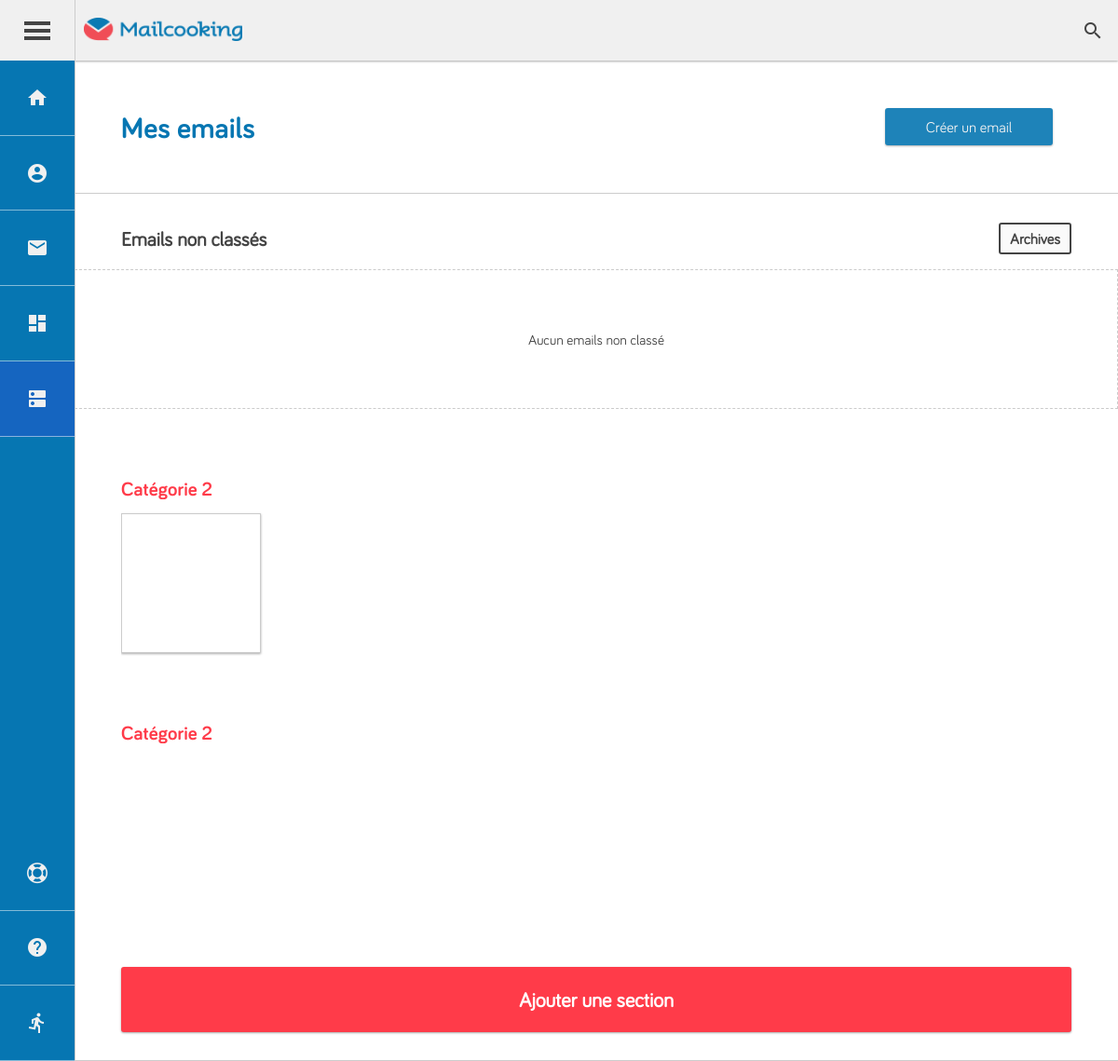
The app's page /?module=user&action=emails (signed in), older data.
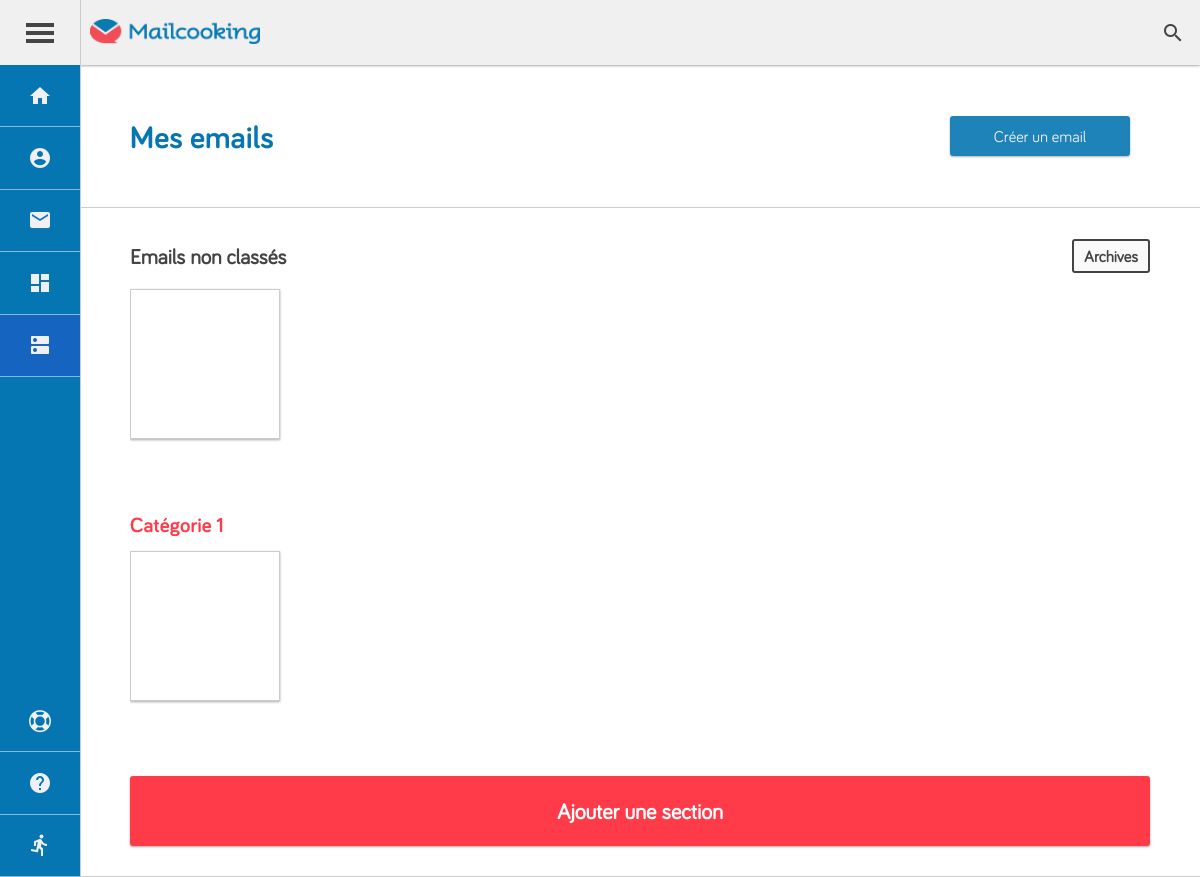
The same page, newer data.
### tables this page shows
CREATE TABLE `email_cat` (
  `cat_id` int(11) NOT NULL,
  `user_id` int(11) NOT NULL,
  `cat_name` varchar(100) NOT NULL
);

CREATE TABLE `mail_editor` (
  `id_mail` int(11) NOT NULL,
  `id_user` varchar(255) NOT NULL,
  `email_name` varchar(255) NOT NULL DEFAULT 'Sans Titre',
  `email_dom` longtext NOT NULL,
  `email_background` varchar(255) NOT NULL DEFAULT '#f0f0f0',
  `template_id` int(11) NOT NULL,
  `email_cat_id` int(11) DEFAULT NULL,
  `saved` tinyint(1) NOT NULL DEFAULT '0' COMMENT 'Statut de sauvegarde',
  `saved_by` varchar(200) DEFAULT NULL,
  `archive` tinyint(1) NOT NULL DEFAULT '0',
  `timestamp` timestamp NOT NULL DEFAULT CURRENT_TIMESTAMP
);

### core/coremodel.php (called while the page is built, shortened)
<?php
function selecttable($table, $options=array())
{
	global $connexion;
	try
	{
		$sql = 'SELECT * FROM ' . $table;
		if ((isset($options['wherecolumn'])) && (isset($options['wherevalue']))) {
			$sql .= ' WHERE ' . $options["wherecolumn"] . '="' . $options["wherevalue"] . '"';
		}
		if (isset($options['orderby'])) {
			$sql .= ' ORDER BY ' . $options["orderby"];
			if (isset($options["order"])) {
				$sql .= ' ' . $options["order"];
			}
		}
		$query = $connexion->query($sql);
		$data = $query->fetchAll();
		return $data;
	}
	catch (Exception $e)
	{
		die("Erreur SQL : " . $e->getMessage());
	}
}

### app/model/user/email/read_my_all_mails.php (called while the page is built, shortened)
<?php
	function read_my_all_mails($id, $archive)
	{
		global $connexion;
		try
		{
			$query = $connexion->prepare('SELECT *
											FROM mail_editor
												WHERE id_user=:id
												AND archive=:boul
												ORDER BY timestamp DESC');
			$query->bindParam(':id', $id, PDO::PARAM_INT);
			$query->bindParam(':boul', $archive, PDO::PARAM_INT);
			$query->execute();
			$email = $query->fetchAll();
			return $email;
		}
		catch (Exception $e)
		{
			die("Erreur SQL : " . $e->getMessage());
		}
	}

### app/view/user/emails.php (the view, shortened to what this page needs)
<?php
	include("app/view/layout/user/header.php");
?>
<div class="container container_emails">
	<div class="block full_block">
		<div class="pannel pannel_heading">
			<div class="row nowrap row-hori-between row-verti-center">
				<div>
					<h1>Mes emails</h1>
				</div>
				<div class="row row-verti-center nowrap">
					<button class="button_default button_primary">Créer un email</button>
				</div>
			</div>
		</div>
	</div>
	<div class="block full_block">
		<div class="pannel pannel_body" data-list-emails data-allow="0">
			<div class="col nowrap">
				<div class="pannel_title row row-hori-between row-verti-center">
					<h2>Emails non classés</h2>
					<a href="?module=user&action=archives">Archives</a>
				</div>
				<div class="pannel_body">
					<ul class="row row-verti-center nowrap emails_list">
						<?php $notempty = false; ?>
						<?php foreach ($emails as $email): ?>
							<?php if ($email["email_cat_id"] == NULL && $email["saved"] != 0) {
								$notempty = true;
								$timestamp = new DateTime($email['timestamp']);
								$emailDate = $timestamp->format('d-m-Y');
								$folder = ''.$email['id_mail'].'_'.$emailDate.'/';
								$src = $chemin.'emails/'.$folder;
							?>
								<li style="background: url('<?= $src; ?>thumbs.png');" class="email" data-email="<?= $email["id_mail"]; ?>">
								</li>
							<?php } ?>
						<?php endforeach ?>
						<?php if (!$notempty): ?>
							<div class="empty_list_emails"><p>Aucun emails non classé</p></div>
						<?php endif ?>
					</ul>
				</div>
			</div>
		</div>
		<?php foreach ($userCat as $key => $cat): ?>
		<div class="pannel pannel_body" data-list-emails data-section="<?= $cat['cat_id'] ;?>" data-allow="1">
			<div class="col nowrap">
				<div class="pannel_title row row-verti-center">
					<p>
						<span spellcheck="false" onpaste="return false" class="title_row"><?= $cat['cat_name']; ?></span>
					</p>
				</div>
				<div class="pannel_body">
					<ul class="row row-verti-center nowrap emails_list">
						<?php foreach ($emails as $email): ?>
							<?php if ($cat['cat_id'] == $email['email_cat_id'] && $email["saved"] != 0) {
								$timestamp = new DateTime($email['timestamp']);
								$emailDate = $timestamp->format('d-m-Y');
								$folder = ''.$email['id_mail'].'_'.$emailDate.'/';
								$src = $chemin.'emails/'.$folder;
							?>
								<li style="background: url('<?= $src; ?>thumbs.png');" class="email" data-email="<?= $email["id_mail"]; ?>">
								</li>
							<?php } ?>
						<?php endforeach ?>
					</ul>
				</div>
			</div>
		</div>
		<?php endforeach ?>
		<div class="pannel pannel_body" id="pannelAddSection">
			<div class="col nowrap">
				<div class="col col-verti-center col-hori-center nowrap add_section">
					<div class="flipper">
						<div id="newCatFlipper" class="flipper_front row row-hori-center row-verti-center">
							<p>Ajouter une section</p>
						</div>
						<div class="flipper_back row row-hori-center row-verti-center">
							<span id="closedFlipper"><i class="material-icons">close</i></span>
							<form method="post" action="" class="col col-verti-center">
								<input type="text" spellcheck="false" autocomplete="off" id="inputCatFlipper" placeholder="Nom de la section" />
								<button type="submit" id="saveCatFlipper" class="button_default">Ajouter</button>
							</form>
						</div>
					</div>
				</div>
			</div>
		</div>
	</div>
</div>
<?php
	include("app/view/layout/user/footer.php");
?>

### index.php (shortened to what this page needs)
<?php
	include_once("app/model/param.inc.php");
	include_once("core/coremodel.php");
	if (isset($_SESSION['user'])) {
		$sessionID = $_SESSION['user']['user_id'];
		$id_user = $_SESSION['user']["user_id"];
		$societe_user = mb_strtolower(substr($_SESSION['user']["societe"], 0, 3));
		$chemin = "client/".$id_user."_".$societe_user."/";
	}
	if (!isset($_GET['module'])) {
		$module = DEFAULT_MODULE;
	} else {
		$module = $_GET['module'];
	}
	if (!isset($_GET['action'])) {
		$action = DEFAULT_ACTION;
	} else {
		$action = $_GET['action'];
	}
	$url = "app/controller/" . $module . "/" . $action . ".php";
	if(file_exists($url)) {
		include_once("$url");
	}
	else {
		die("Page not found");
	}

### app/controller/user/emails.php (shortened to what this page needs)
<?php
	if (!empty($_POST)) {
		if (isset($_POST['idCategorie']) || isset($_POST['catName'])) {
			if (isset($_POST['idEmail'])) {
				if ($_POST['idCategorie'] == 'NULL') { $_POST['idCategorie'] = NULL; }
				include_once('app/model/user/email/update_cat_email.php');
				update_cat_email($_POST['idCategorie'], $_POST['idEmail'], $sessionID);
			}
			elseif (isset($_POST['titleCategorie'])) {
				include_once('app/model/user/categorie/update_cat.php');
				update_cat($_POST['idCategorie'], $_POST['titleCategorie'], $sessionID);
			}
			elseif (isset($_POST['catName'])) {
				include_once('app/model/user/categorie/new_cat.php');
				$catID = new_cat($_POST['catName'], $sessionID);
				echo $catID;
			}
			else {
				include_once('app/model/user/categorie/delete_cat.php');
				$emails = read_emails($_POST['idCategorie'], 0, $sessionID);
				$chemin = $chemin.'emails/';
				foreach ($emails as $email) {
					$timestamp = new DateTime($email['timestamp']);
					$emailDate = $timestamp->format('d-m-Y');
					$folder = ''.$email['id_mail'].'_'.$emailDate.'';
					if (count(glob($chemin.$folder."/*")) >= 1 ) {
						removeFiles(glob($chemin.$folder.'/*'));
					}
					if (file_exists($chemin.$folder)) {
						rmdir($chemin.$folder);
					}
					delete_email($email['id_mail'], 0, $sessionID);
				}
				delete_cat($_POST['idCategorie'], $sessionID);
			}
		}
		elseif (isset($_POST['idEmail'])) {
			include_once('app/model/user/email/duplicate.php');
			$emailDuplicated = getEmailInfo($_POST['idEmail'], $sessionID);
			if ($emailDuplicated) {
				$newID = new_email($emailDuplicated['id_user'], $emailDuplicated['email_name'], $emailDuplicated['email_dom'], $emailDuplicated['email_background'], $emailDuplicated['template_id'], $emailDuplicated['email_cat_id'], 1, 0);
				$timestamp = new DateTime($emailDuplicated['timestamp']);
				$emailDate = $timestamp->format('d-m-Y');
				$newTimestamp = new DateTime();
				$newEmailDate = $newTimestamp->format('d-m-Y');
				$folder = ''.$emailDuplicated['id_mail'].'_'.$emailDate.'';
				$newFolder = ''.$newID.'_'.$newEmailDate.'';
				$src = $chemin.'emails/'.$folder;
				$newSrc = $chemin.'emails/'.$newFolder;
				$newDom = str_replace($src, $newSrc, $emailDuplicated['email_dom']);
				update_src_dom($newDom, $newID, $sessionID);
				@mkdir($chemin.'emails/'.$newFolder."", 0777, true);
				$chemin = $chemin.'emails';
				$src = $chemin.'/'.$folder;
				$dest =  $chemin.'/'.$newFolder;
				$files = glob($chemin.'/'.$folder.'/*.*');
				foreach($files as $file){
					$file_to_go = str_replace($src,$dest,$file);
					copy($file, $file_to_go);
				}
				echo $newFolder;
			}
		}
		elseif (isset($_POST['archive'])) {
			include_once('app/model/user/archive/update_archive.php');
			update_archive($_POST["archive"], 1, $sessionID);
		}
		elseif (isset($_POST['trash'])) {
			include_once('app/model/user/email/delete_email.php');
			$emailDeleted = getEmailInfo($_POST['trash'], $sessionID);
			$chemin = $chemin.'emails/';
			$timestamp = new DateTime($emailDeleted['timestamp']);
			$emailDate = $timestamp->format('d-m-Y');
			$folder = ''.$emailDeleted['id_mail'].'_'.$emailDate.'';
			if (count(glob($chemin.$folder."/*")) >= 1 ) {
				removeFiles(glob($chemin.$folder.'/*'));
			}
			if (file_exists($chemin.$folder)) {
				rmdir($chemin.$folder);
			}
			delete_email($_POST['trash'], $sessionID);
		}
	}
	else {
		include_once('app/model/user/email/read_my_all_mails.php');
		$emails = read_my_all_mails($sessionID, 0);
		$option = array(
			'wherecolumn' 	=> 	'user_id',
			'wherevalue'	=>	$sessionID,
			'orderby'		=> 'cat_id',
			'order' 		=> 'ASC',
		);
		$userCat = selecttable('email_cat', $option);
		include_once("app/view/user/emails.php");
	}

### app/view/layout/user/header.php (shortened to what this page needs)
<!DOCTYPE html>
<html lang="fr">
	<head>
		<link rel="stylesheet" href="lib/css/font-awesome/css/font-awesome.min.css">
		<link rel="stylesheet" href="lib/css/jquery-ui/jquery-ui.structure.min.css">
		<link rel="stylesheet" href="webroot/css/back/styles.css?8766">
	</head>
	<body>
		<main>
			<aside data-turbolinks-permanent class="sidebar" id="sidebar">
				<header class="row row-verti-center row-hori-center">
					<div id="menu">
						<span></span>
					</div>
				</header>
 				<div class="link_container">
	 				<div class="important_links col col-hori-center nowrap">
	 					<a href="?module=user&action=index" class="noactive" title="">
					    	<i class="material-icons">home</i>
					    </a>
					    <a href="?module=user&action=account" class="noactive" title="">
					     	<i class="material-icons">account_circle</i>
					    </a>
					    <a href="?module=user&action=emails" class="noactive" title="">
					    	<i class="material-icons">email</i>
					    </a>
					    <a href="?module=user&action=template" class="noactive" title="">
					    	<i class="material-icons" role="presentation">dashboard</i>
					    </a>
					    <?php if ($_SESSION['user']['valide'] == 2): ?>
					    <a href="?module=admin&action=index" class="noactive admin" title="">
					    	<i class="material-icons">dns</i>
					    </a>
					    <?php endif ?>
	 				</div>
	 				<div class="others_links col col-hori-center nowrap">
					    <a href="#" class="noactive">
					    	<i class="fa fa-life-ring" aria-hidden="true"></i>
					    </a>
					    <a href="#" class="noactive">
					    	<i class="material-icons">help</i>
					    </a>
					    <a href="?module=user&action=logout" data-turbolinks="false" class="noactive">
					    	<i class="material-icons">directions_run</i>
					    </a>
					</div>
				</div>
			</aside>
			<nav class="navigation row row-verti-center nowrap">
				<a href="index.php" class="logo" title="">
					<img src="webroot/img/logo_mc.png" title="" alt=""/>
				</a>
				<form action="#" id="searchForm" method="post">
					<span><i class="material-icons">search</i></span>
				</form>
			</nav>
			<div class="large_container">
				<section class="section full-width">

### app/view/layout/user/footer.php (shortened to what this page needs)
				</section>
			</div>
		</main>
	</body>
</html>

Row changes from the older to the newer data that the page shows:
removed email_cat: cat_name "Catégorie 2", mail_editor (saved 1 (drawn))
removed email_cat: cat_name "Catégorie 2"
added mail_editor: saved 1 (drawn), shown under "Emails non classés"
added email_cat: cat_name "Catégorie 1", mail_editor (saved 1 (drawn))
Text that changed along with them:
text no longer shown: "Aucun emails non classé"
